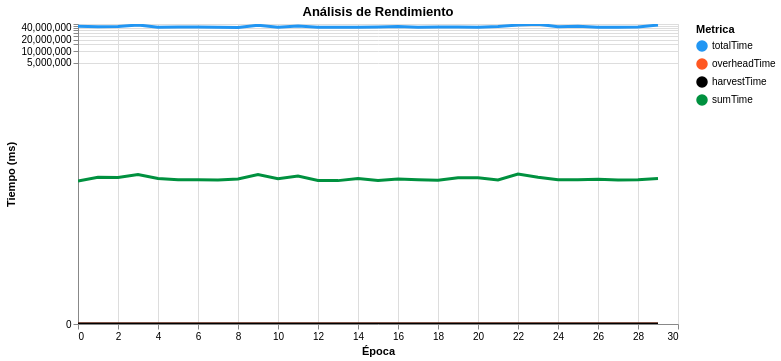

Here is the notebook cell this chart was saved with:
### Markdown cell above
revicemos como le fue a la red en acurracy

### Code cell
plot_time(historyComplete).show()

### Figure 1 — Vega-Lite specification as saved in the notebook (floating-point values rounded to 4 significant figures)
{"config": {"view": {"continuousWidth": 300, "continuousHeight": 300}}, "layer": [{"data": {"name": "data-d9a514ec74d3d45c80a738bde576f425"}, "mark": {"type": "line", "strokeWidth": 3}, "encoding": {"color": {"field": "Metrica", "scale": {"domain": ["totalTime", "overheadTime", "harvestTime", "sumTime"], "range": ["#2196F3", "#FF5722", "#000000", "#00913F"]}, "type": "nominal"}, "x": {"field": "epoch", "title": "Época", "type": "quantitative"}, "y": {"field": "ms", "scale": {"type": "symlog"}, "title": "Tiempo (ms)", "type": "quantitative"}}, "name": "view_2883ddda1e6a31d9_0"}, {"data": {"name": "data-ac52f7e25e32207252a8b3c6c43d7ab5"}, "mark": {"type": "rule", "color": "gray", "strokeWidth": 1}, "encoding": {"opacity": {"condition": {"param": "param_7a6147c0c2a01688", "value": 0.3, "empty": false}, "value": 0}, "tooltip": [{"field": "epoch", "title": "Época", "type": "quantitative"}, {"field": "totalTime", "format": ".2f", "title": "Tiempo Total (ms)", "type": "quantitative"}, {"field": "overheadTime", "format": ".2f", "title": "Overhead (ms)", "type": "quantitative"}, {"field": "harvestTime", "format": ".2f", "title": "Harvest (ms)", "type": "quantitative"}, {"field": "sumTime", "format": ".2f", "title": "Sum (ms)", "type": "quantitative"}], "x": {"field": "epoch", "type": "quantitative"}}, "name": "view_e5181ad5d8335138_1"}, {"data": {"name": "data-d9a514ec74d3d45c80a738bde576f425"}, "mark": {"type": "point", "filled": true, "size": 80}, "encoding": {"color": {"field": "Metrica", "scale": {"domain": ["totalTime", "overheadTime", "harvestTime", "sumTime"], "range": ["#2196F3", "#FF5722", "#000000", "#00913F"]}, "type": "nominal"}, "opacity": {"condition": {"param": "param_7a6147c0c2a01688", "value": 1, "empty": false}, "value": 0}, "x": {"field": "epoch", "title": "Época", "type": "quantitative"}, "y": {"field": "ms", "scale": {"type": "symlog"}, "title": "Tiempo (ms)", "type": "quantitative"}}}], "height": 300, "params": [{"name": "param_7a6147c0c2a01688", "select": {"type": "point", "fields": ["epoch"], "nearest": true, "on": "mouseover"}, "views": ["view_e5181ad5d8335138_1"]}, {"name": "param_1e9efca18e7a2868", "select": {"type": "interval", "encodings": ["x", "y"]}, "bind": "scales", "views": ["view_2883ddda1e6a31d9_0"]}], "title": "Análisis de Rendimiento", "width": 600, "$schema": "https://vega.github.io/schema/vega-lite/v6.1.0.json", "datasets": {"data-d9a514ec74d3d45c80a738bde576f425": [{"epoch": 0, "Metrica": "totalTime", "ms": 43670000.0}, {"epoch": 1, "Metrica": "totalTime", "ms": 42790000.0}, {"epoch": 2, "Metrica": "totalTime", "ms": 43020000.0}, {"epoch": 3, "Metrica": "totalTime", "ms": 47240000.0}, {"epoch": 4, "Metrica": "totalTime", "ms": 41490000.0}, {"epoch": 5, "Metrica": "totalTime", "ms": 41640000.0}, {"epoch": 6, "Metrica": "totalTime", "ms": 41580000.0}, {"epoch": 7, "Metrica": "totalTime", "ms": 41340000.0}, {"epoch": 8, "Metrica": "totalTime", "ms": 40890000.0}, {"epoch": 9, "Metrica": "totalTime", "ms": 46500000.0}, {"epoch": 10, "Metrica": "totalTime", "ms": 41010000.0}, {"epoch": 11, "Metrica": "totalTime", "ms": 44110000.0}, {"epoch": 12, "Metrica": "totalTime", "ms": 41480000.0}, {"epoch": 13, "Metrica": "totalTime", "ms": 41280000.0}, {"epoch": 14, "Metrica": "totalTime", "ms": 41270000.0}, {"epoch": 15, "Metrica": "totalTime", "ms": 41730000.0}, {"epoch": 16, "Metrica": "totalTime", "ms": 42930000.0}, {"epoch": 17, "Metrica": "totalTime", "ms": 41260000.0}, {"epoch": 18, "Metrica": "totalTime", "ms": 41700000.0}, {"epoch": 19, "Metrica": "totalTime", "ms": 41900000.0}, {"epoch": 20, "Metrica": "totalTime", "ms": 41230000.0}, {"epoch": 21, "Metrica": "totalTime", "ms": 43260000.0}, {"epoch": 22, "Metrica": "totalTime", "ms": 46940000.0}, {"epoch": 23, "Metrica": "totalTime", "ms": 49290000.0}, {"epoch": 24, "Metrica": "totalTime", "ms": 42610000.0}, {"epoch": 25, "Metrica": "totalTime", "ms": 43580000.0}, {"epoch": 26, "Metrica": "totalTime", "ms": 41240000.0}, {"epoch": 27, "Metrica": "totalTime", "ms": 41540000.0}, {"epoch": 28, "Metrica": "totalTime", "ms": 41850000.0}, {"epoch": 29, "Metrica": "totalTime", "ms": 47040000.0}, {"epoch": 0, "Metrica": "overheadTime", "ms": 0.0}, {"epoch": 1, "Metrica": "overheadTime", "ms": 0.0}, {"epoch": 2, "Metrica": "overheadTime", "ms": 0.0}, {"epoch": 3, "Metrica": "overheadTime", "ms": 0.0}, {"epoch": 4, "Metrica": "overheadTime", "ms": 0.0}, {"epoch": 5, "Metrica": "overheadTime", "ms": 0.0}, {"epoch": 6, "Metrica": "overheadTime", "ms": 0.0}, {"epoch": 7, "Metrica": "overheadTime", "ms": 0.0}, {"epoch": 8, "Metrica": "overheadTime", "ms": 0.0}, {"epoch": 9, "Metrica": "overheadTime", "ms": 0.0}, {"epoch": 10, "Metrica": "overheadTime", "ms": 0.0}, {"epoch": 11, "Metrica": "overheadTime", "ms": 0.0}, {"epoch": 12, "Metrica": "overheadTime", "ms": 0.0}, {"epoch": 13, "Metrica": "overheadTime", "ms": 0.0}, {"epoch": 14, "Metrica": "overheadTime", "ms": 0.0}, {"epoch": 15, "Metrica": "overheadTime", "ms": 0.0}, {"epoch": 16, "Metrica": "overheadTime", "ms": 0.0}, {"epoch": 17, "Metrica": "overheadTime", "ms": 0.0}, {"epoch": 18, "Metrica": "overheadTime", "ms": 0.0}, {"epoch": 19, "Metrica": "overheadTime", "ms": 0.0}, {"epoch": 20, "Metrica": "overheadTime", "ms": 0.0}, {"epoch": 21, "Metrica": "overheadTime", "ms": 0.0}, {"epoch": 22, "Metrica": "overheadTime", "ms": 0.0}, {"epoch": 23, "Metrica": "overheadTime", "ms": 0.0}, {"epoch": 24, "Metrica": "overheadTime", "ms": 0.0}, {"epoch": 25, "Metrica": "overheadTime", "ms": 0.0}, {"epoch": 26, "Metrica": "overheadTime", "ms": 0.0}, {"epoch": 27, "Metrica": "overheadTime", "ms": 0.0}, {"epoch": 28, "Metrica": "overheadTime", "ms": 0.0}, {"epoch": 29, "Metrica": "overheadTime", "ms": 0.0}, {"epoch": 0, "Metrica": "harvestTime", "ms": 0.0}, {"epoch": 1, "Metrica": "harvestTime", "ms": 0.0}, {"epoch": 2, "Metrica": "harvestTime", "ms": 0.0}, {"epoch": 3, "Metrica": "harvestTime", "ms": 0.0}, {"epoch": 4, "Metrica": "harvestTime", "ms": 0.0}, {"epoch": 5, "Metrica": "harvestTime", "ms": 0.0}, {"epoch": 6, "Metrica": "harvestTime", "ms": 0.0}, {"epoch": 7, "Metrica": "harvestTime", "ms": 0.0}, {"epoch": 8, "Metrica": "harvestTime", "ms": 0.0}, {"epoch": 9, "Metrica": "harvestTime", "ms": 0.0}, {"epoch": 10, "Metrica": "harvestTime", "ms": 0.0}, {"epoch": 11, "Metrica": "harvestTime", "ms": 0.0}, {"epoch": 12, "Metrica": "harvestTime", "ms": 0.0}, {"epoch": 13, "Metrica": "harvestTime", "ms": 0.0}, {"epoch": 14, "Metrica": "harvestTime", "ms": 0.0}, {"epoch": 15, "Metrica": "harvestTime", "ms": 0.0}, {"epoch": 16, "Metrica": "harvestTime", "ms": 0.0}, {"epoch": 17, "Metrica": "harvestTime", "ms": 0.0}, {"epoch": 18, "Metrica": "harvestTime", "ms": 0.0}, {"epoch": 19, "Metrica": "harvestTime", "ms": 0.0}, {"epoch": 20, "Metrica": "harvestTime", "ms": 0.0}, {"epoch": 21, "Metrica": "harvestTime", "ms": 0.0}, {"epoch": 22, "Metrica": "harvestTime", "ms": 0.0}, {"epoch": 23, "Metrica": "harvestTime", "ms": 0.0}, {"epoch": 24, "Metrica": "harvestTime", "ms": 0.0}, {"epoch": 25, "Metrica": "harvestTime", "ms": 0.0}, {"epoch": 26, "Metrica": "harvestTime", "ms": 0.0}, {"epoch": 27, "Metrica": "harvestTime", "ms": 0.0}, {"epoch": 28, "Metrica": "harvestTime", "ms": 0.0}, {"epoch": 29, "Metrica": "harvestTime", "ms": 0.0}, {"epoch": 0, "Metrica": "sumTime", "ms": 4657.0}, {"epoch": 1, "Metrica": "sumTime", "ms": 5824.0}, {"epoch": 2, "Metrica": "sumTime", "ms": 5752.0}, {"epoch": 3, "Metrica": "sumTime", "ms": 6844.0}, {"epoch": 4, "Metrica": "sumTime", "ms": 5393.0}, {"epoch": 5, "Metrica": "sumTime", "ms": 5026.0}, {"epoch": 6, "Metrica": "sumTime", "ms": 5048.0}, {"epoch": 7, "Metrica": "sumTime", "ms": 4970.0}, {"epoch": 8, "Metrica": "sumTime", "ms": 5295.0}, {"epoch": 9, "Metrica": "sumTime", "ms": 6890.0}, {"epoch": 10, "Metrica": "sumTime", "ms": 5349.0}, {"epoch": 11, "Metrica": "sumTime", "ms": 6268.0}, {"epoch": 12, "Metrica": "sumTime", "ms": 4828.0}, {"epoch": 13, "Metrica": "sumTime", "ms": 4780.0}, {"epoch": 14, "Metrica": "sumTime", "ms": 5415.0}, {"epoch": 15, "Metrica": "sumTime", "ms": 4803.0}, {"epoch": 16, "Metrica": "sumTime", "ms": 5222.0}, {"epoch": 17, "Metrica": "sumTime", "ms": 5002.0}, {"epoch": 18, "Metrica": "sumTime", "ms": 4883.0}, {"epoch": 19, "Metrica": "sumTime", "ms": 5670.0}, {"epoch": 20, "Metrica": "sumTime", "ms": 5664.0}, {"epoch": 21, "Metrica": "sumTime", "ms": 4979.0}, {"epoch": 22, "Metrica": "sumTime", "ms": 7080.0}, {"epoch": 23, "Metrica": "sumTime", "ms": 5840.0}, {"epoch": 24, "Metrica": "sumTime", "ms": 5057.0}, {"epoch": 25, "Metrica": "sumTime", "ms": 5015.0}, {"epoch": 26, "Metrica": "sumTime", "ms": 5152.0}, {"epoch": 27, "Metrica": "sumTime", "ms": 4963.0}, {"epoch": 28, "Metrica": "sumTime", "ms": 5038.0}, {"epoch": 29, "Metrica": "sumTime", "ms": 5419.0}], "data-ac52f7e25e32207252a8b3c6c43d7ab5": [{"epoch": 0, "totalTime": 43670000.0, "overheadTime": 0.0, "harvestTime": 0.0, "sumTime": 4657.0}, {"epoch": 1, "totalTime": 42790000.0, "overheadTime": 0.0, "harvestTime": 0.0, "sumTime": 5824.0}, {"epoch": 2, "totalTime": 43020000.0, "overheadTime": 0.0, "harvestTime": 0.0, "sumTime": 5752.0}, {"epoch": 3, "totalTime": 47240000.0, "overheadTime": 0.0, "harvestTime": 0.0, "sumTime": 6844.0}, {"epoch": 4, "totalTime": 41490000.0, "overheadTime": 0.0, "harvestTime": 0.0, "sumTime": 5393.0}, {"epoch": 5, "totalTime": 41640000.0, "overheadTime": 0.0, "harvestTime": 0.0, "sumTime": 5026.0}, {"epoch": 6, "totalTime": 41580000.0, "overheadTime": 0.0, "harvestTime": 0.0, "sumTime": 5048.0}, {"epoch": 7, "totalTime": 41340000.0, "overheadTime": 0.0, "harvestTime": 0.0, "sumTime": 4970.0}, {"epoch": 8, "totalTime": 40890000.0, "overheadTime": 0.0, "harvestTime": 0.0, "sumTime": 5295.0}, {"epoch": 9, "totalTime": 46500000.0, "overheadTime": 0.0, "harvestTime": 0.0, "sumTime": 6890.0}, {"epoch": 10, "totalTime": 41010000.0, "overheadTime": 0.0, "harvestTime": 0.0, "sumTime": 5349.0}, {"epoch": 11, "totalTime": 44110000.0, "overheadTime": 0.0, "harvestTime": 0.0, "sumTime": 6268.0}, {"epoch": 12, "totalTime": 41480000.0, "overheadTime": 0.0, "harvestTime": 0.0, "sumTime": 4828.0}, {"epoch": 13, "totalTime": 41280000.0, "overheadTime": 0.0, "harvestTime": 0.0, "sumTime": 4780.0}, {"epoch": 14, "totalTime": 41270000.0, "overheadTime": 0.0, "harvestTime": 0.0, "sumTime": 5415.0}, {"epoch": 15, "totalTime": 41730000.0, "overheadTime": 0.0, "harvestTime": 0.0, "sumTime": 4803.0}, {"epoch": 16, "totalTime": 42930000.0, "overheadTime": 0.0, "harvestTime": 0.0, "sumTime": 5222.0}, {"epoch": 17, "totalTime": 41260000.0, "overheadTime": 0.0, "harvestTime": 0.0, "sumTime": 5002.0}, {"epoch": 18, "totalTime": 41700000.0, "overheadTime": 0.0, "harvestTime": 0.0, "sumTime": 4883.0}, {"epoch": 19, "totalTime": 41900000.0, "overheadTime": 0.0, "harvestTime": 0.0, "sumTime": 5670.0}, {"epoch": 20, "totalTime": 41230000.0, "overheadTime": 0.0, "harvestTime": 0.0, "sumTime": 5664.0}, {"epoch": 21, "totalTime": 43260000.0, "overheadTime": 0.0, "harvestTime": 0.0, "sumTime": 4979.0}, {"epoch": 22, "totalTime": 46940000.0, "overheadTime": 0.0, "harvestTime": 0.0, "sumTime": 7080.0}, {"epoch": 23, "totalTime": 49290000.0, "overheadTime": 0.0, "harvestTime": 0.0, "sumTime": 5840.0}, {"epoch": 24, "totalTime": 42610000.0, "overheadTime": 0.0, "harvestTime": 0.0, "sumTime": 5057.0}, {"epoch": 25, "totalTime": 43580000.0, "overheadTime": 0.0, "harvestTime": 0.0, "sumTime": 5015.0}, {"epoch": 26, "totalTime": 41240000.0, "overheadTime": 0.0, "harvestTime": 0.0, "sumTime": 5152.0}, {"epoch": 27, "totalTime": 41540000.0, "overheadTime": 0.0, "harvestTime": 0.0, "sumTime": 4963.0}, {"epoch": 28, "totalTime": 41850000.0, "overheadTime": 0.0, "harvestTime": 0.0, "sumTime": 5038.0}, {"epoch": 29, "totalTime": 47040000.0, "overheadTime": 0.0, "harvestTime": 0.0, "sumTime": 5419.0}]}}
